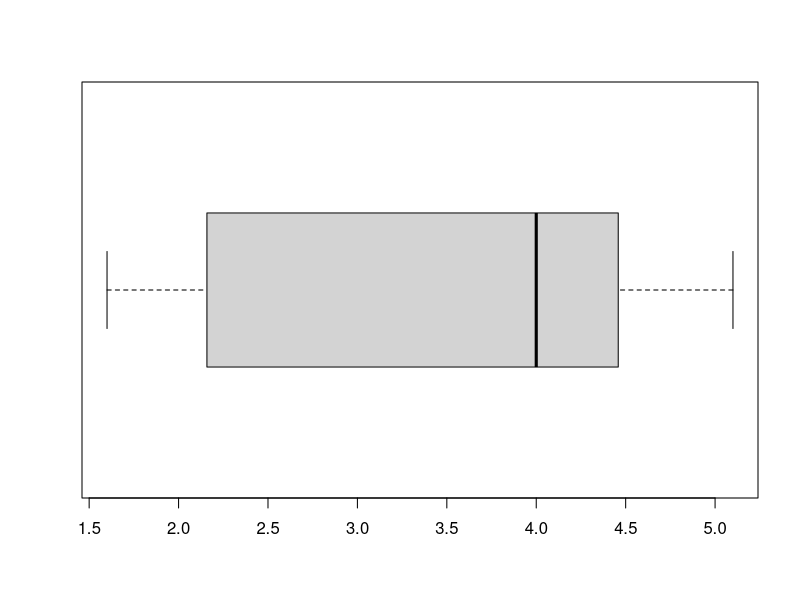
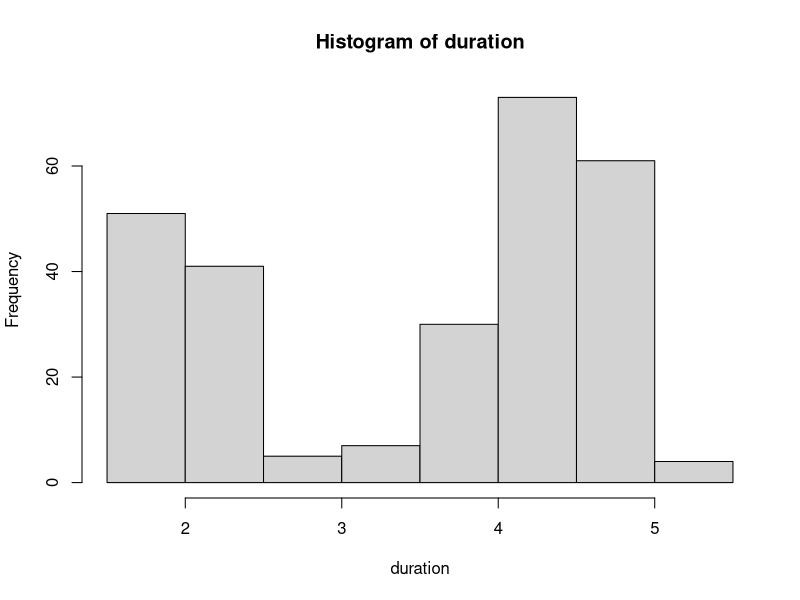
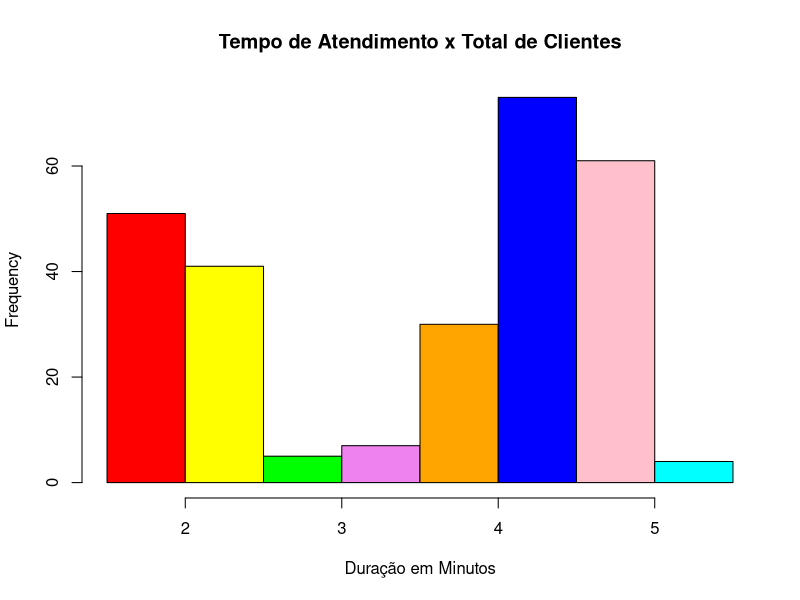
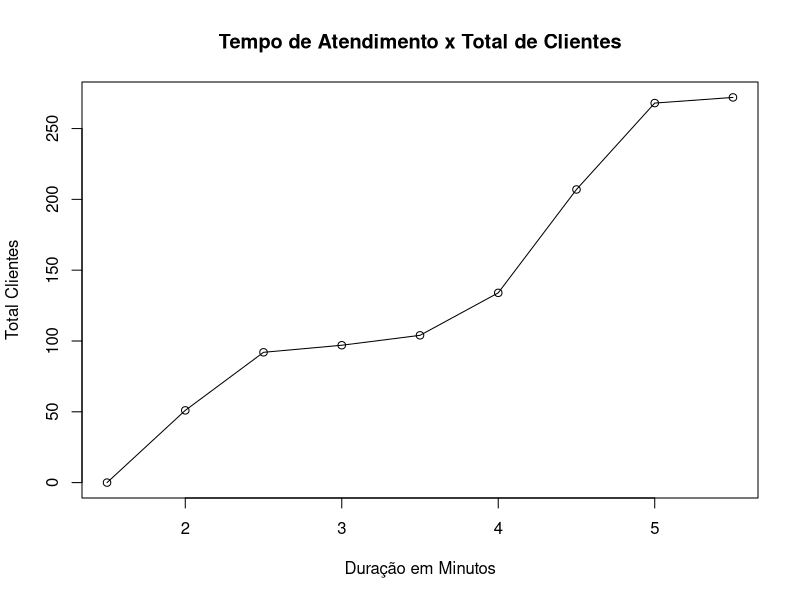
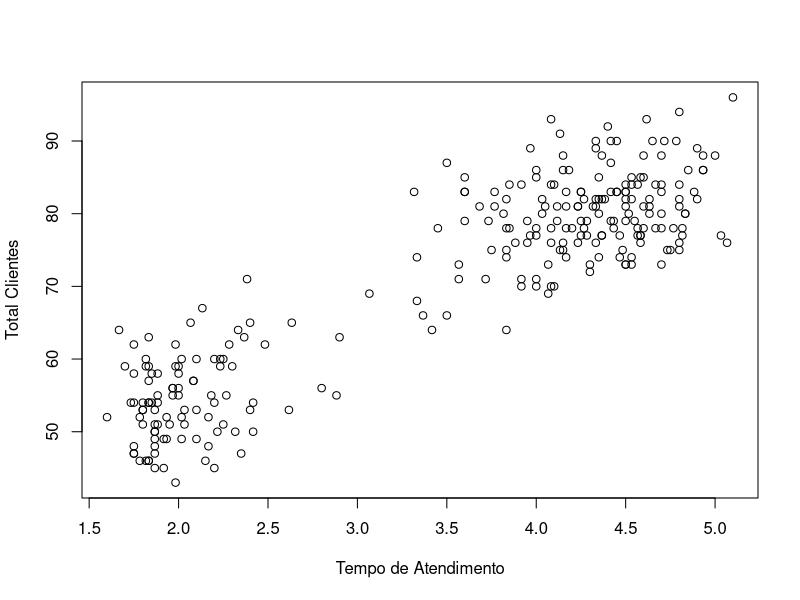

The R script that drew these images, in order:
# Solução Lista 3 de Exercícios em R

# Diretório de trabalho
setwd("~/Dropbox/DSA/AnaliseEstatisticaI/Modulo04/Lista3")
getwd()


# Carrega o dataset
data <- read.csv("dataset.csv")
View(data)
str(data)

# 1-	Qual o tempo médio de atendimento?
duration = data$tempo_telefone
mean(duration)


# 2-	Qual a mediana do tempo de atendimento?
duration = data$tempo_telefone
median(duration)

# 3-	Qual o desvio padrão e variância do tempo de atendimento?
duration = data$tempo_telefone
sd(duration)
var(duration)

# 4-	Quais os quartis e percentis 32, 57 e 98 do tempo de atendimento?
duration = data$tempo_telefone
quantile(duration)  
quantile(duration, c(.32, .57, .98)) 

# 5-	Qual o intervalo interquartil do tempo de atendimento?
IQR(duration)    

# 6-	Crie um boxplot que represente as medidas anteriores.
boxplot(duration, horizontal=TRUE) 

# 7- Calcule a covariância entre o tempo de atendimento e o total de clientes.
duration = data$tempo_telefone    
clientes = data$clientes       
cov(duration, clientes) # Indica uma relação linear positiva entre as duas variáveis.

# 8-	Calcule a Frequência Absoluta da variável tempo de atendimento.
duration = data$tempo_telefone
range(duration) 

# Frequência Absoluta
breaks = seq(1.5, 5.5, by=0.5)    
breaks 
duration.cut = cut(duration, breaks, right=FALSE)
duration.freq = table(duration.cut)
duration.freq 
cbind(duration.freq) 

# 9-	Crie um histograma que represente sua resposta no item anterior.
duration = data$tempo_telefone
hist(duration, right=FALSE)

colors = c("red", "yellow", "green", "violet", "orange", "blue", "pink", "cyan") 
hist(duration, right=FALSE, col=colors, main="Tempo de Atendimento x Total de Clientes", xlab="Duração em Minutos")   

# 10-	Calcule a Frequência Relativa e Acumulada da variável tempo de atendimento.
duration = data$tempo_telefone
breaks = seq(1.5, 5.5, by=0.5) 

# Relativa
duration.cut = cut(duration, breaks, right=FALSE) 
duration.freq = table(duration.cut)
duration.freq
duration.relfreq = duration.freq / nrow(data)
duration.relfreq 

options(digits=1) 
duration.relfreq 
cbind(duration.freq, duration.relfreq) 

# Acumulada
duration.cumfreq = cumsum(duration.freq)
duration.cumfreq 
cbind(duration.cumfreq) 

# 11-	Crie um gráfico de linha para a Frequência Acumulada.
cumfreq0 = c(0, cumsum(duration.freq)) 
plot(breaks, cumfreq0, main="Tempo de Atendimento x Total de Clientes", xlab="Duração em Minutos",  ylab="Total Clientes") 
lines(breaks, cumfreq0)  

# 12-	Crie um gráfico de dispersão para representar a relação entre as duas variáveis no dataset.
duration = data$tempo_telefone    
clientes = data$clientes       
plot(duration, clientes, xlab="Tempo de Atendimento", ylab="Total Clientes")



